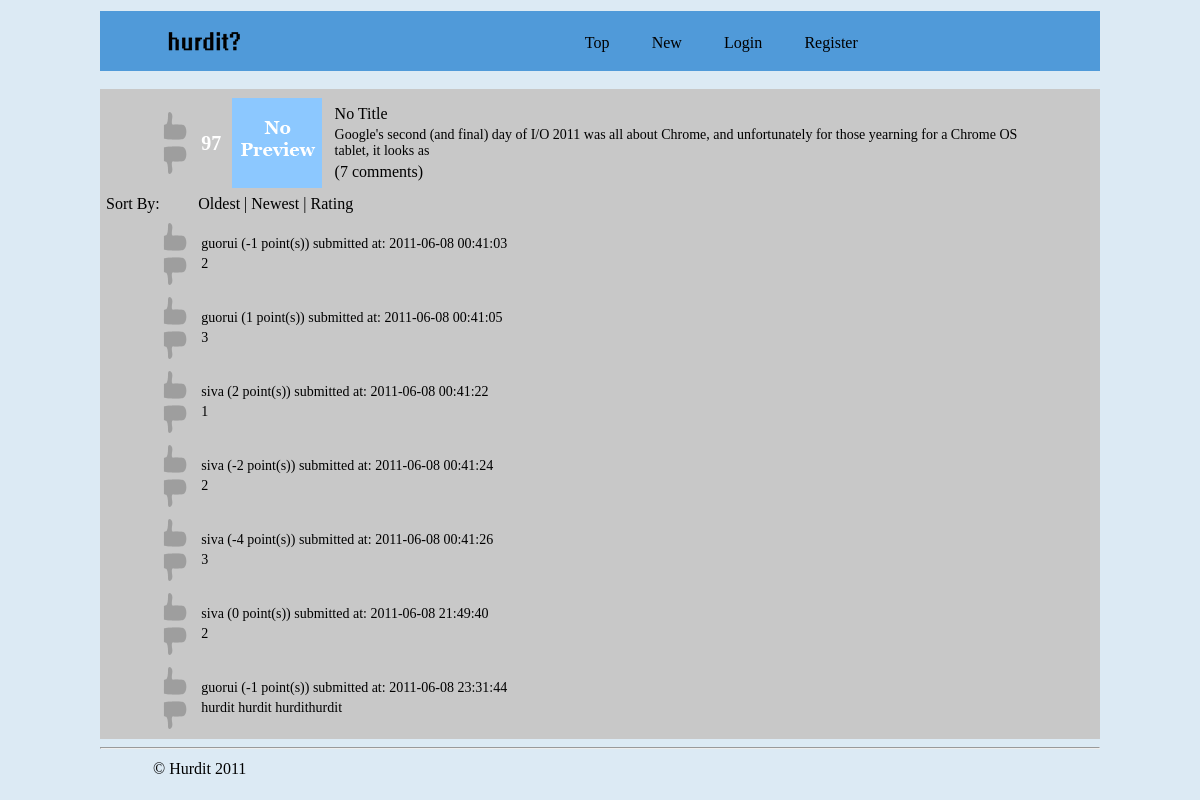
/hurdit/show_story.php?story=11, run on the app's committed database.
### tables this page shows
CREATE TABLE IF NOT EXISTS `story` (
  `id` int(10) NOT NULL AUTO_INCREMENT,
  `name` varchar(100) NOT NULL,
  `description` varchar(2000) DEFAULT NULL,
  `upVotes` int(10) NOT NULL DEFAULT '0',
  `downVotes` int(10) NOT NULL DEFAULT '0',
  `username` varchar(100) NOT NULL,
  `views` int(10) NOT NULL DEFAULT '0',
  `timeSubmitted` timestamp NOT NULL DEFAULT CURRENT_TIMESTAMP,
  `storyLink` varchar(500) NOT NULL,
  PRIMARY KEY (`id`)
);

CREATE TABLE IF NOT EXISTS `comments` (
  `id` int(10) NOT NULL,
  `userID` int(10) NOT NULL,
  `storyID` int(10) NOT NULL,
  `comment` varchar(2000) NOT NULL,
  `timeWritten` timestamp NOT NULL DEFAULT CURRENT_TIMESTAMP,
  `upVotes` int(10) NOT NULL,
  `downVotes` int(10) NOT NULL,
  `edited` int(1) NOT NULL DEFAULT '0',
  `lastEdited` timestamp NULL DEFAULT NULL,
  PRIMARY KEY (`timeWritten`)
);

### hurdit/includes/get_show_story.php (the view, shortened to what this page needs)
<!DOCTYPE HTML PUBLIC "-//W3C//DTD HTML 4.01 Transitional//EN">
<html>
    <head>
        <link rel="stylesheet" type="text/css" href="style.css" />
    </head>
    <body>
        <table class="get_show_story_background">
            <tr>
                <td>
                    <table class="get_show_story_news">
                        <?php
                        $userID = $_SESSION['userID'];
                        $storyID = $_GET['story'];
                        $sort = $_GET['sort'];
                        $result = mysql_query("SELECT * FROM `story` WHERE id='$storyID'") or die("Error");
                        while ($row = mysql_fetch_assoc($result)) {
                            $storyID = $row['id'];
                            $name = $row['name'];
                            $description = $row['description'];
                            $upVotes = $row['upVotes'];
                            $downVotes = $row['downVotes'];
                            $votes = $upVotes - $downVotes;
                            $storyLink = $row['storyLink'];
                        }
                        $query = "SELECT * FROM `users` WHERE id='$userID'";
                        $fields = "`comments`.`id`, `comments`.`comment`, `users`.`username`, `comments`.`timeWritten`, `comments`.`upVotes`, `comments`.`downVotes`  FROM `users` , `comments` WHERE `comments`.`storyID` = '$storyID' AND `comments`.`userID` = `users`.`id`";
                        if ($sort == "oldest" || $sort == "") {
                            $query = "SELECT $fields";
                        } elseif ($sort == "newest") {
                            $query = "SELECT $fields ORDER BY `comments`.`id` DESC";
                        } elseif ($sort == "rating") {
                            $query = "SELECT $fields ORDER BY `comments`.`upVotes` - `comments`.`downVotes` DESC";
                        }
                        $result = mysql_query($query) or ("Error");
                        $commentNumber = 1;
                        while ($row = mysql_fetch_assoc($result)) {
                            $usernameDB[$commentNumber] = $row['username'];
                            $timeWrittenDB[$commentNumber] = $row['timeWritten'];
                            $commentUpVotesDB[$commentNumber] = $row['upVotes'];
                            $commentDownVotesDB[$commentNumber] = $row['downVotes'];
                            $comment[$commentNumber] = $row['comment'];
                            $commentVotesDB [$commentNumber] = $commentUpVotesDB[$commentNumber] - $commentDownVotesDB[$commentNumber];
                            $commentNumber++;
                        }
                        $commentNumber = mysql_num_rows($result);
                        $commentEnd = $commentNumber;
                        $imgid2 = $storyID+10;
                        $divId = $storyID +50;
                        echo "
                            <td>
                                <table class='thumbs'>
                                    <tr>
                                        <td>
                                                    <a id = $storyID class = 'common'>";
											if ($existingVote[$storyID] == 0)
											{
										echo "
                                 <img id= $storyID class = 'common' name=imgName border=0 src='images/thumbup_gray.png'";}
								echo "
                                 </a >
                                        </td>
                                    </tr>
                                    <tr>
                                        <td>
                                          ";
										if ($existingVote[$storyID] == 0)
									{
									echo "
                                            <a id = $imgid2 class = 'common2'>
                 <img id=$imgid2 class = 'common2' name=imgName2 border=0 src='images/thumbdown_gray.png'>
                  </a>";}
				echo "
                                        </td>
                                    </tr>
                                </table>
                            </td>
                            <td>
                                <table class='vote_number'>
                                    <tr>
                                        <td>
                                         <div id=$divId class = 'common' >$votes</div>
                                        </td>
                                    </tr>
                                </table>
                            </td>";
                        echo "
                            <td>
                                <table>
                                    <tr>
                                        <td>
                                            <img src='images/preview.png'>
                                        </td>
                                    </tr>
                                </table>
                            </td>
                            <td>
                                <table class='story'>
                                    <tr>
                                        <td class='story_title'>
                                            <a href='$storyLink'>$name</a>
                                        </td>
                                    </tr>
                                    <tr>
                                        <td class='story_description'>";
					 if ($description != "") {
                            echo "$description";
                        } else {
                            echo "No Description";
                        }
                        echo "</td>
                                    </tr>
                                    <tr>
                                        <td>
                                            ($commentNumber comments)
                                        </td>
                                    </tr>
                                </table>
                            </td>
                        </tr>
                    ";
                        if ($commentNumber > 0) {
                            echo "
                            <tr>
                            <td>
                                Sort By:
                            </td>
                            <td colspan=3>
                                <a href='show_story.php?story=$storyID&sort=oldest'>Oldest</a> | <a href='show_story.php?story=$storyID&sort=newest'>Newest</a> | <a href='show_story.php?story=$storyID&sort=rating'>Rating</a>
                            </td>
                        </tr>
                      <tr>";
                        }
                        for ($commentNumber = 1; $commentNumber <= $commentEnd; $commentNumber++) {
                            $commentNumber2 = $commentNumber + 1000;
                            $divID = $commentNumber + 2000;
                            echo "    <tr>
                                                <td>
                                                    <table class='thumbs'>
                                                        <tr>
                                                            <td>
                                                               <a id = $commentNumber class = 'commentup'>
                                 <img id= $commentNumber class = 'commentup' name=imgName border=0 src='images/thumbup_gray.png' >
								                              </a >";
                            echo "
                                                            </td>
                                                        </tr>
                                                        <tr>
                                                            <td>
                                                                <a id = $commentNumber2 class = 'commentdown'>
                                 <img id= $commentNumber2 class = 'commentdown' name=imgName border=0 src='images/thumbdown_gray.png'>
                                 </a >"; echo "
                                                            </td>
                                                        </tr>
                                                    </table>
                                                </td>
                                                <td colspan='4'>
                                                    <table class='comment'>
                                                        <tr>
                                                            <td colspan='4'>
                                                                $usernameDB[$commentNumber] (<a id = $divID class = commentdown>$commentVotesDB[$commentNumber]</a> point(s)) submitted at: $timeWrittenDB[$commentNumber]";
                            echo "
                                                            </td>
                                                        </tr>
                                                        <tr>
                                                            <td>
                                                                $comment[$commentNumber]
                                                            </td>
                                                        </tr>
                                                    </table>
                                                </td>
                                            </tr>";
                        }
                        ?>
                    </table>
                </td>
            </tr>
        </table>
    </body>
</html>

### hurdit/show_story.php (shortened to what this page needs)
<!DOCTYPE HTML PUBLIC "-//W3C//DTD HTML 4.01 Transitional//EN">
<html>
    <head>
        <link rel="stylesheet" type="text/css" href="style.css" />
    </head>
    <body>
        <table class="background">
            <tr>
                <td>
                    <?php
                    include("includes/banner.php");
                    echo "<br>";
                    include("includes/get_show_story.php");
                    include("includes/footer.php");
                    ?>
    </body>
</html>

### hurdit/includes/banner.php (shortened to what this page needs)
<!DOCTYPE HTML PUBLIC "-//W3C//DTD HTML 4.01 Transitional//EN">
<html>
    <head>
        <link rel="stylesheet" type="text/css" href="style.css" />
    </head>
    <body>
        <table border=0 class="banner" width=1000>
            <tr>
                <td width=200>
                    <a href="index.php"><img src="images/logo_small.png" border="0" /></a>
                </td>
                <td width=800 valign="bottom">
					<OL>
					<div class="banner_CSS">
                    <li><a href="top_news_body.php?filter=1">Top</a></li>
                    <li><a href="new_news.php">New</a></li>
                <?php
                    if (isset($_SESSION['username'])) {
                        echo "<li><a href='profile.php'>Profile</a></li>";
                        echo "<li><a href='search.php'>Search</a></li>";
                        echo "<li><a href='logout.php'>Logout</a></li>";
                    } else {
                        echo "<li><a href='login.php'>Login</a></li>";
                        echo "<li><a href='register.php'>Register</a></li>";
                    }
                ?>
					</div>
            </tr>
        </table>
    </body>
</html>

### hurdit/includes/footer.php (shortened to what this page needs)
<!DOCTYPE HTML PUBLIC "-//W3C//DTD HTML 4.01 Transitional//EN">
<html>
    <head>
        <link rel="stylesheet" type="text/css" href="style.css" />
    </head>
    <body>
        <div class="footer">
            <hr>
            <table width="90%" align="center">
                <tr>
                    <td>
                        &copy; Hurdit 2011
                    </td>
                    <td align="right">
                    </td>
                </tr>
            </table>
        </div>
    </body>
</html>

### hurdit/style.css (style rules this page uses)
body { background-color: #DCEAF4; }
a { text-decoration: none; color: black; }
ol { list-style-type: none; }
table.story { height: 80px; }
.banner_CSS a { padding: 19.1px; margin: 0px; background-color: #509AD9; }
.banner_CSS li { display: inline; background-color: #DCEAF4; }
.background { margin-left: auto; margin-right: auto; }
.banner { width: 1000px; height: 60px; margin-left: auto; margin-right: auto; text-align: center; background-color: #509AD9; font-family: georgia; }
.get_show_story_background { background-color: #C8C8C8; width: 1000px; margin-left: auto; margin-right: auto; }
.vote_number { font-family: verdana; font-size: 20px; font-weight: bold; color: white; }
.thumbs { margin-left: 50px; }
.story { width: 700px; }
hr { color: #509AD9; }
.footer { color: #509AD9; }
.story_title { font-family: georgia; }
.story_description { font-family: georgia; font-size: 14px; }
.comment { font-family: georgia; font-size: 14px; }
.get_show_story_news { width: 950px; }

### data on the page
story: votes "97", name "No Title", description "Google's second (and final) day of I/O 2011 was all about Chrome, and unfortunately for those yearning for a Chrome OS tablet, it looks as"
comments: comment "2", downVotes "3", upVotes "1"

### other printed values
$commentNumber "7"
$usernameDB[$commentNumber] "guorui"
$commentVotesDB[$commentNumber] "-1"
$timeWrittenDB[$commentNumber] "2011-06-08 00:41:03"
$commentVotesDB[$commentNumber] "1"
$timeWrittenDB[$commentNumber] "2011-06-08 00:41:05"
$usernameDB[$commentNumber] "siva"
$commentVotesDB[$commentNumber] "2"
$timeWrittenDB[$commentNumber] "2011-06-08 00:41:22"
$commentVotesDB[$commentNumber] "-2"
$timeWrittenDB[$commentNumber] "2011-06-08 00:41:24"
$commentVotesDB[$commentNumber] "-4"
$timeWrittenDB[$commentNumber] "2011-06-08 00:41:26"
$commentVotesDB[$commentNumber] "0"
$timeWrittenDB[$commentNumber] "2011-06-08 21:49:40"
